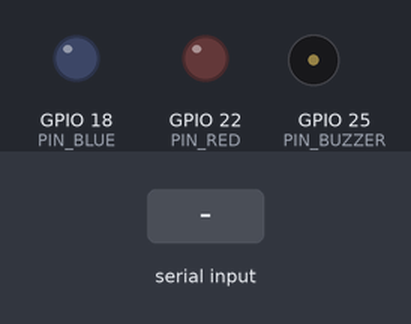
This sketch was run on a simulated ESP32. On the bench: output pins drawn as LEDs (lit = HIGH), buzzer (waves = sounding). Dashed ring = blinking. Inputs (shaded band) come from the test bench. What the sketch prints to the serial monitor is not drawn.

Above: at 1.42 s.
1.7 s: "ALERT\n" received over Serial
At 1.87 s:
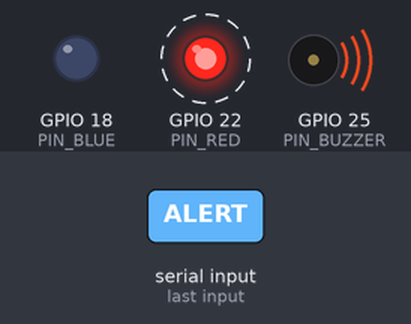
4.7 s: "OK\n" received over Serial
At 5.9 s:
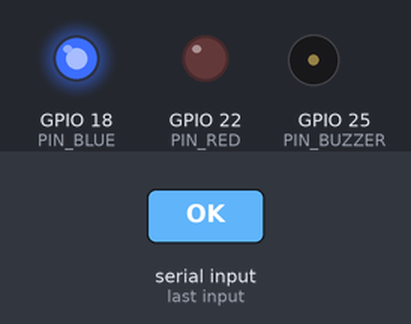
6.2 s: "WARN\n" received over Serial
At 7.25 s:
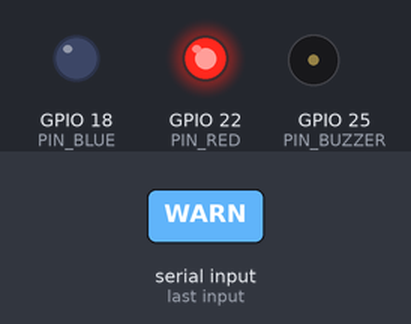
Timing chart, 0 to 15.2 s (numbered marks = the images above; inputs shaded):
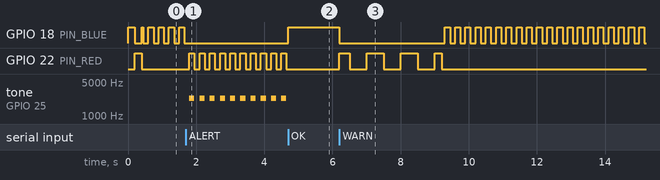

Measured:
- after the input at 1.7 s, GPIO 18 (PIN_BLUE): stops changing and stays LOW; GPIO 22 (PIN_RED): alternates HIGH for 0.15 s and LOW for 0.15 s, starting after 0.10 s; tone on GPIO 25 (PIN_BUZZER): alternates 2300 Hz for 0.15 s and silent for 0.15 s, starting after 0.10 s
- after the input at 6.2 s, GPIO 22 (PIN_RED): LOW → HIGH at once, then repeats every 1.0 s: LOW 0.50 s, HIGH 0.50 s

The sketch:

esp32_alert.ino
```cpp
/*
 * Lazy Lobsters — Fall-Detection physical alert unit
 * Board: ESP32 DevKit v1 (WROOM, 30-pin, micro-USB)
 *
 * The laptop's Python detector (src/run.py -> src/alerter.py) sends one short
 * command line over USB serial whenever the situation changes, plus a heartbeat
 * roughly once a second. This sketch maps each command to the LEDs + buzzer.
 *
 * Protocol (newline-terminated ASCII, 115200 baud):
 *   OK      normal / monitoring  -> BLUE solid,        buzzer off
 *   WARN    fallen / lying down  -> RED slow blink,    buzzer off   (heads-up)
 *   ALERT   FALL / DISTRESS      -> RED fast blink,    buzzer on    (emergency)
 *   ABSENT  no person in frame   -> BLUE slow blink,   buzzer off
 *
 * Safety watchdog: if no line arrives for LINK_TIMEOUT_MS (laptop crashed,
 * cable pulled, Python not running) the unit drops to a BLUE fast-blink
 * "link lost" state and silences the buzzer — it can never get stuck blaring.
 */

// ---- Wiring (GPIO -> component). All safe output pins on the 30-pin DevKit. ----
// NOTE: pins 34/35/36/39 are INPUT-ONLY on the ESP32 and cannot drive an output.
// These three (D19/D18/D21) are adjacent, output-capable, and avoid the UART pins.
const int PIN_RED    = 22;   // D22 -> [220-330 ohm resistor] -> RED LED  -> GND
const int PIN_BLUE   = 18;   // D18 -> [220-330 ohm resistor] -> BLUE LED -> GND
const int PIN_BUZZER = 25;   // D25 -> buzzer (+).  buzzer (-) -> GND

// ---- Buzzer type --------------------------------------------------------------
// true  = PASSIVE piezo (a bare disc / open PCB; needs a tone signal to sound)
// false = ACTIVE  piezo (sealed case with a sticker; sounds on plain DC)
// If you're unsure: leave true. A passive buzzer driven this way still works;
// an active buzzer driven this way may sound weak/odd -> then set this false.
const bool BUZZER_PASSIVE = true;
const int  BUZZER_FREQ    = 2300;   // Hz, only used for a passive buzzer

// ---- Timing -------------------------------------------------------------------
const unsigned long LINK_TIMEOUT_MS = 3000;  // no message this long -> link lost
const unsigned long SLOW_BLINK_MS   = 500;
const unsigned long FAST_BLINK_MS   = 150;

enum Mode { MODE_OK, MODE_WARN, MODE_ALERT, MODE_ABSENT, MODE_LINK_LOST };
Mode mode = MODE_LINK_LOST;            // start "link lost" until the laptop speaks
unsigned long lastRxMs = 0;
String line;

void buzzerOn() {
  if (BUZZER_PASSIVE) tone(PIN_BUZZER, BUZZER_FREQ);
  else                digitalWrite(PIN_BUZZER, HIGH);
}
void buzzerOff() {
  if (BUZZER_PASSIVE) noTone(PIN_BUZZER);
  else                digitalWrite(PIN_BUZZER, LOW);
}

void setup() {
  pinMode(PIN_RED, OUTPUT);
  pinMode(PIN_BLUE, OUTPUT);
  pinMode(PIN_BUZZER, OUTPUT);
  buzzerOff();
  Serial.begin(115200);
  lastRxMs = millis();
  // brief self-test so you can confirm wiring on power-up
  digitalWrite(PIN_BLUE, HIGH); delay(200); digitalWrite(PIN_BLUE, LOW);
  digitalWrite(PIN_RED, HIGH);  delay(200); digitalWrite(PIN_RED, LOW);
  Serial.println("READY");
}

void applyMode() {
  unsigned long t = millis();
  bool slow = ((t / SLOW_BLINK_MS) % 2) == 0;
  bool fast = ((t / FAST_BLINK_MS) % 2) == 0;
  switch (mode) {
    case MODE_OK:
      digitalWrite(PIN_BLUE, HIGH); digitalWrite(PIN_RED, LOW);  buzzerOff(); break;
    case MODE_WARN:
      digitalWrite(PIN_BLUE, LOW);  digitalWrite(PIN_RED, slow); buzzerOff(); break;
    case MODE_ALERT:
      digitalWrite(PIN_BLUE, LOW);  digitalWrite(PIN_RED, fast);
      if (fast) buzzerOn(); else buzzerOff();          // pulsing beep
      break;
    case MODE_ABSENT:
      digitalWrite(PIN_BLUE, slow); digitalWrite(PIN_RED, LOW);  buzzerOff(); break;
    case MODE_LINK_LOST:
      digitalWrite(PIN_BLUE, fast); digitalWrite(PIN_RED, LOW);  buzzerOff(); break;
  }
}

void handle(String cmd) {
  cmd.trim();
  if      (cmd == "OK")     mode = MODE_OK;
  else if (cmd == "WARN")   mode = MODE_WARN;
  else if (cmd == "ALERT")  mode = MODE_ALERT;
  else if (cmd == "ABSENT") mode = MODE_ABSENT;
  // unknown commands are ignored on purpose
  lastRxMs = millis();
}

void loop() {
  while (Serial.available()) {
    char c = (char)Serial.read();
    if (c == '\n') { handle(line); line = ""; }
    else if (c != '\r') line += c;
  }
  if (millis() - lastRxMs > LINK_TIMEOUT_MS) mode = MODE_LINK_LOST;
  applyMode();
}
```
